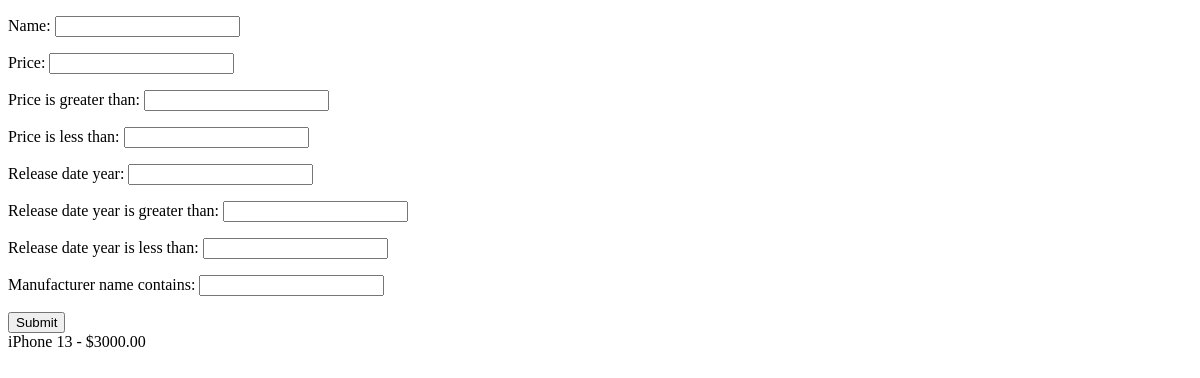
Page /django_filter/list_1/ on the earlier database version.
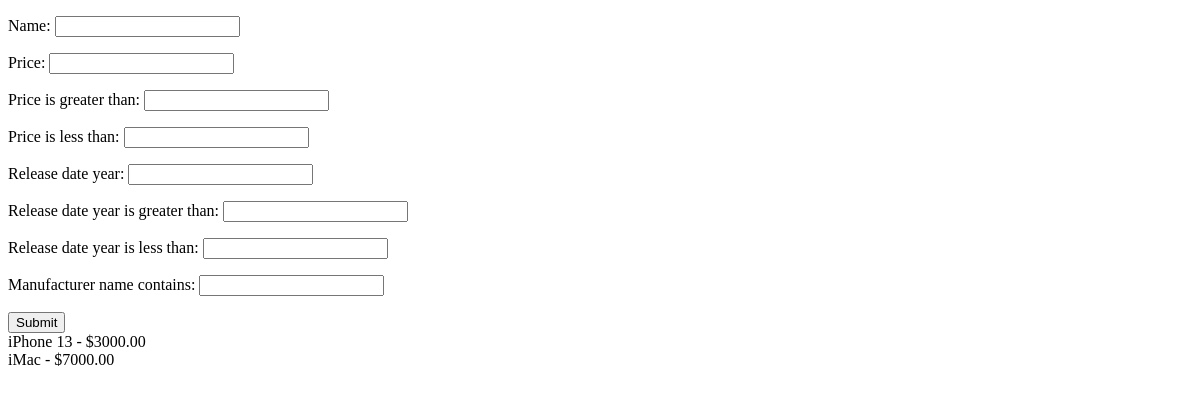
Same page on the later database version.
### app_django_filter/models.py (models this page shows, shortened)
class Product(models.Model):
    name = models.CharField(max_length=255)
    price = models.DecimalField(max_digits=10, decimal_places=2)
    description = models.TextField()
    release_date = models.DateField()
    manufacturer = models.ForeignKey(
        Manufacturer, on_delete=models.CASCADE)

### app_django_filter/views.py (the view)
# urls.py: path('list_1/', product_list),
def product_list(request):
    f = ProductFilter(request.GET, queryset=Product.objects.all())
    return render(request, 'app_django_filter/template.html', {'filter': f})

### templates/app_django_filter/template.html
{% extends "app_django_filter/base.html" %}
{% block content %}
<form method="get">
	{{ filter.form.as_p }}
	<input type="submit"/>
</form>
{% for obj in filter.qs %}
{{ obj.name }} - ${{ obj.price }}<br/>
{% endfor %}
{% endblock %}

Differences in the rows shown:
added Product: name "iMac", price "7000.00"
